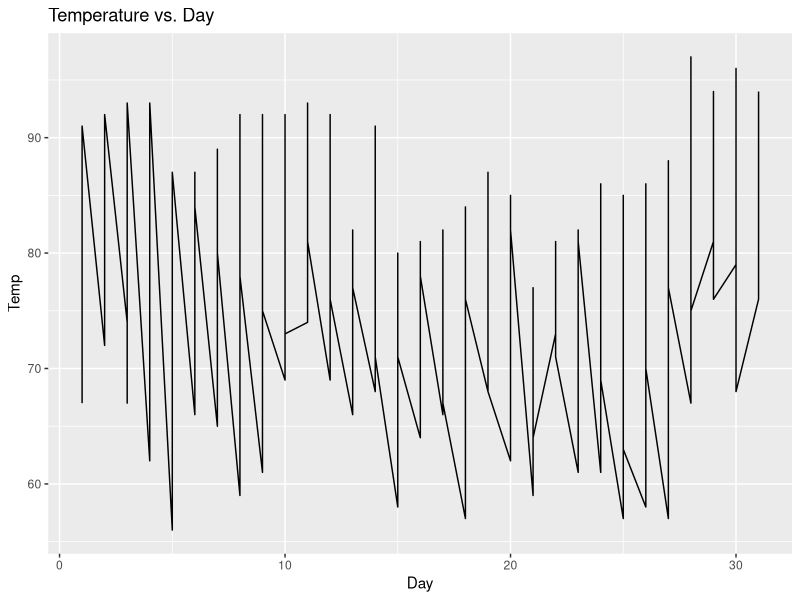
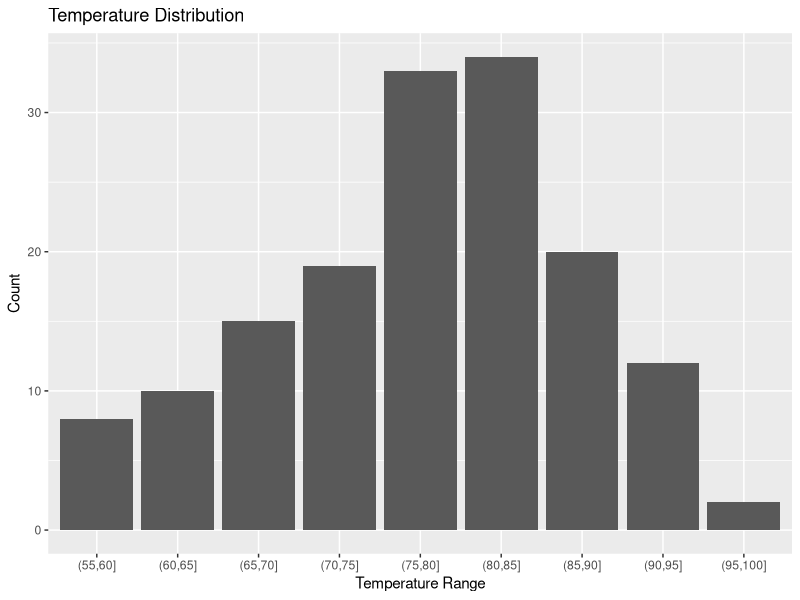
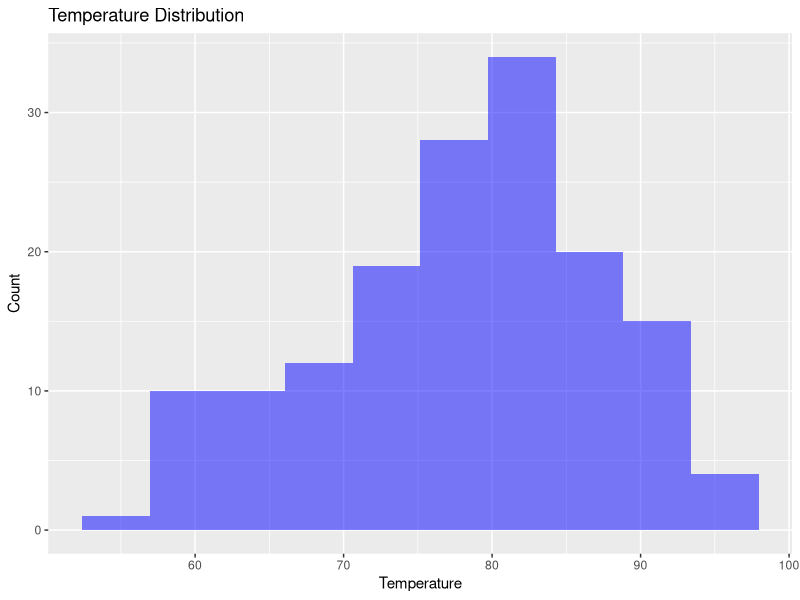
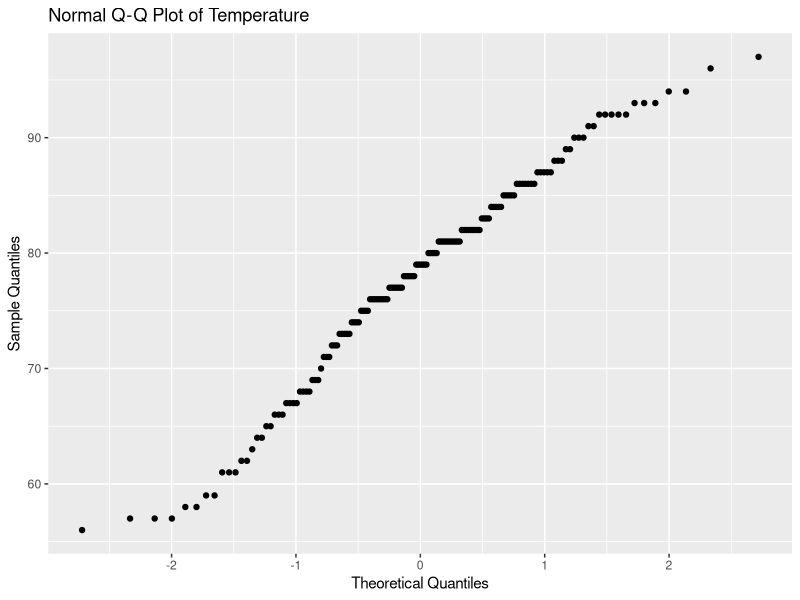
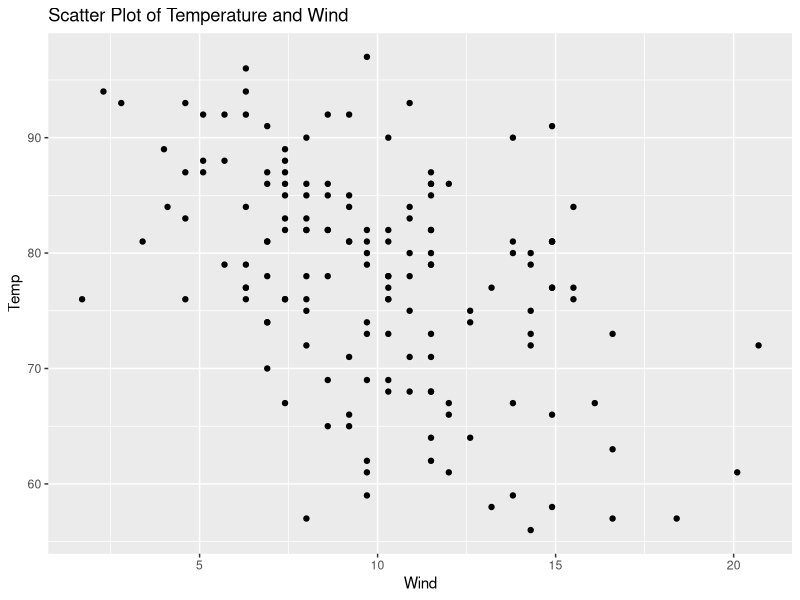

Reproduce these figures in R, in order.
## ---- chunk 1
knitr::opts_chunk$set(echo = TRUE)
## ---- chunk 2
library(ggplot2)
AQ <- airquality
ggplot(data = AQ, aes(x = Day, y = Temp)) +
  geom_line() +
  labs(x = "Day", y = "Temp", title = "Temperature vs. Day")

#The plot shows the trend of temperature over time. We observe the pattern of temperature over the days, whether it increases or decreases.

## ---- chunk 3
AQ$Temp_class <- cut(AQ$Temp, breaks = seq(50, 100, by = 5))
ggplot(data = AQ, aes(x = Temp_class)) +
  geom_bar() +
  labs(x = "Temperature Range", y = "Count", title = "Temperature Distribution")

#The plot shows the count of temperature values that fall within each temperature range. We can observe the distribution of temperature values and the frequency of occurrence for each temperature range.
## ---- chunk 4
ggplot(data = AQ, aes(x = Temp)) +
  geom_histogram(bins = 10, fill = "blue", alpha = 0.5) +
  labs(x = "Temperature", y = "Count", title = "Temperature Distribution")


#The plot shows the frequency of temperature values within each bin. We can compare this plot with the bar plot created above to observe the similarity or difference in the temperature distribution.
## ---- chunk 5
ggplot(data = AQ, aes(sample = Temp)) +
  geom_qq() +
  geom_abline() +
  labs(x = "Theoretical Quantiles", y = "Sample Quantiles", title = "Normal Q-Q Plot of Temperature")


#The plot shows the distribution of the temperature variable and whether it follows a normal distribution or not. We can interpret this plot to observe if the temperature variable is normally distributed. If the points follow a straight line, The distribution is approximately normal.

## ---- chunk 6
ggplot(data = AQ, aes(x = Wind, y = Temp)) +
  geom_point() +
  labs(x = "Wind", y = "Temp", title = "Scatter Plot of Temperature and Wind")

#The plot shows the relationship between temperature and wind, whether they are positively correlated or not. The points are scattered randomly, there is no correlation between the variables.
